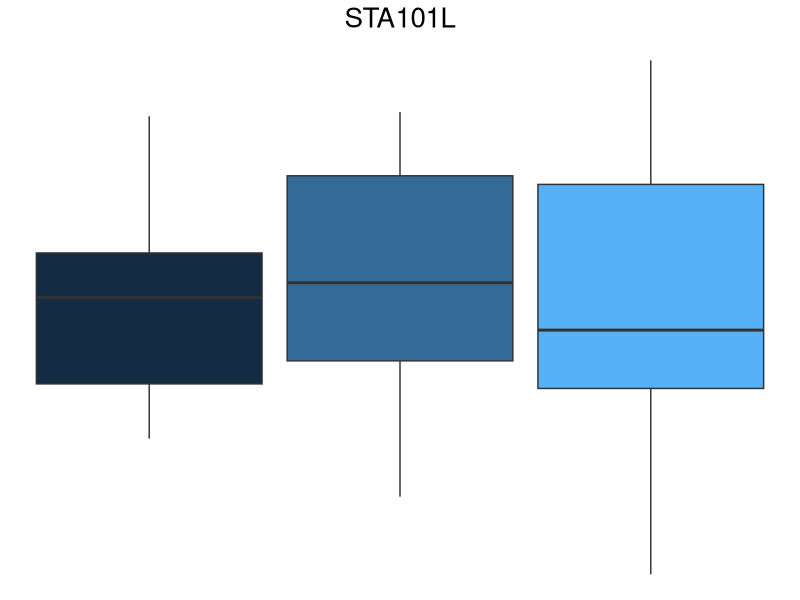

Write R code to recreate this figure.

library(tidyverse)

set.seed(3)

n <- 20
tibble(
  y = rnorm(3*n),
  g = rep(1:3, rep(n,3))
) %>%
  ggplot(aes(y=y, group = g, fill = g)) +
  geom_boxplot() +
  theme_void() +
  theme(
    legend.position = "none",
    plot.title = element_text(hjust = 0.5, size = 20)
    ) +
  labs(title = "STA101L")
#ggsave("logo.jpg")
